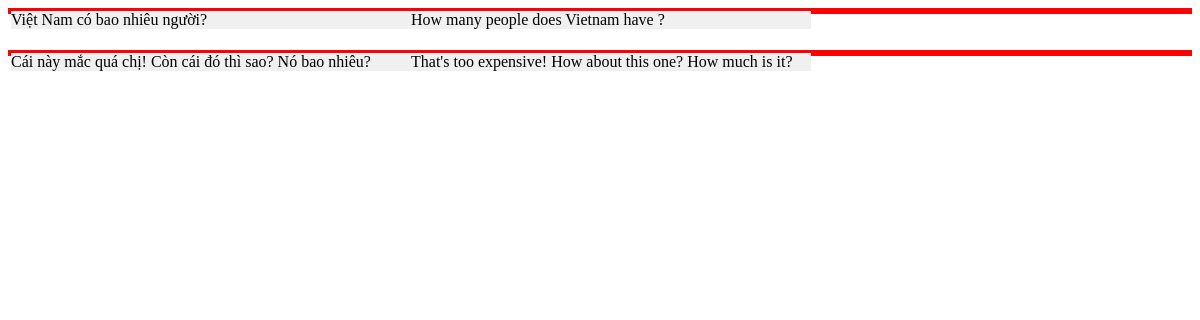
/lingua, run on an earlier commit of the app's database.
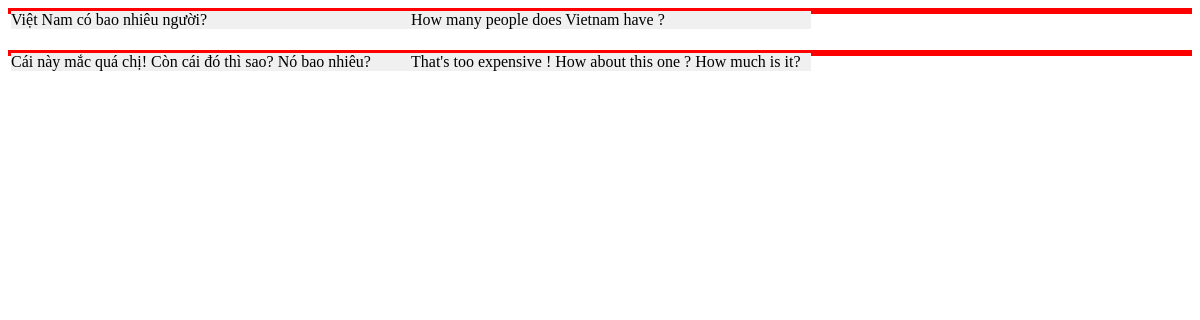
And on a later commit of the database.
### app/models.py (models this page shows, shortened)
class TextPair(db.Model):
	id = db.Column(db.Integer, primary_key = True)
	vntext = db.Column(db.String(400))
	rutext = db.Column(db.String(400))
	comment = db.Column(db.String(400))

### app/views.py (the view)
@app.route('/lingua')
def dualvocalbuary():
	TextPairs = TextPair.query
	paracount = 0
	parags = []
	for pair in TextPairs:
		phraseorig = pair.vntext
		phrasetran = pair.rutext
		paracount += 1
		parag = {
			'count': str(paracount),
			'origparts': parsestringtonicearray(phraseorig),
			'tranparts': parsestringtonicearray(phrasetran)
		}
		parags.append(parag)
	return render_template("bilingua.html",
		parags = parags)

### app/views.py (called while the page is built)
def parsestringtonicearray(opstring):
	opwords = opstring.split("#")
	nicearray = []
	for opword in opwords:
		tagnumber = re.search(r"^\d+",opword)
		if tagnumber:
			tnum = tagnumber.group(0)
			nextpart = {
				'tagnumber': tnum,
				'part': opword.replace(tnum, '', 1)
			}
		else:
			nextpart = {
				'part': opword
			}
		nicearray.append(nextpart)
	return nicearray

### app/templates/bilingua.html (shortened to what this page needs)
<!DOCTYPE html>
<html lang="vi">
	<head>
		<link rel="stylesheet" type="text/css" href="{{ url_for('static',filename='styles/mysite.css') }}">
	</head>
	<body>
		{% for parag in parags %}
		<div id="p{{parag.count}}" class="sentence">
			<div class="lang">
			{% for part in parag.origparts %}
				{% if part.tagnumber %}
					<span class="word" id="w{{part.tagnumber}}">{{part.part}}</span>
				{% else %}
					{{part.part}}
				{% endif %}
			{% endfor %}
			</div><div class="lang">
			{% for tpart in parag.tranparts %}
				{% if tpart.tagnumber %}
					<span class="word" id="w{{tpart.tagnumber}}">{{tpart.part}}</span>
				{% else %}
					{{tpart.part}}
				{% endif %}
			{% endfor %}
			</div>
		</div>
		<br><br>
		{% endfor %}
	</body>
</html>

### app/static/styles/mysite.css (style rules this page uses)
.lang { background-color: #f0f0f0; width: 400px; float:left; }
div.sentence { border: 3px solid red; }

What changed in the data, as far as the page shows it:
no longer on this page (row edited): TextPair: part "Cái này mắc quá chị! Còn cái đó thì sao? Nó bao nhiêu?", part "That's too expensive! How about this one? How much is it?"
Also different on the page:
new list line: "Cái này mắc quá chị! Còn cái đó thì sao? Nó bao nhiêu? That's too expensive ! How about this one ? How much is it?"
